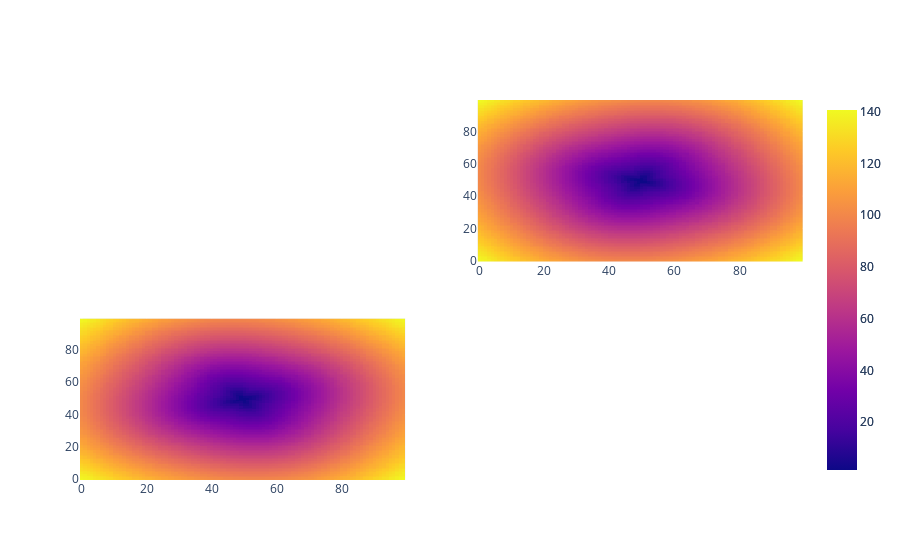

Source (notebook cell):
### Code cell
# OK, so we have a trained optimizer and a tomograph, we can now start messing with the plot function.
#

def plot(tomograph, point=None):
    if point is None:
        point = tomograph.optimizer.optimization_problem.parameter_space.random()
    print(point)
    tomograph._update_heatmaps(point, time=None)
    fig = make_subplots(rows=tomograph.num_plottable_dimensions, cols=tomograph.num_plottable_dimensions)
    
    for row, heatmap_row in enumerate(tomograph._heatmaps_grid):
        for col, heatmap in enumerate(heatmap_row):
            if row == col:
                continue
            else:
                fig.add_trace(
                    go.Heatmap(z=heatmap.values),
                    row=row+1,
                    col=col+1
                )
    fig.show()

plot(tomograph)

### Figure 1 — Plotly figure (JSON) as saved in the notebook; plotly's stock layout.template omitted (floating-point values rounded to 4 significant figures; data arrays with more than 128 entries replaced by an {"elided": "..."} marker saying what was removed)
{"data": [{"type": "heatmap", "xaxis": "x2", "yaxis": "y2", "z": {"elided": "100x100 float values"}}, {"type": "heatmap", "xaxis": "x3", "yaxis": "y3", "z": {"elided": "100x100 float values"}}], "layout": {"xaxis": {"anchor": "y", "domain": [0, 0.45]}, "xaxis2": {"anchor": "y2", "domain": [0.55, 1]}, "xaxis3": {"anchor": "y3", "domain": [0, 0.45]}, "xaxis4": {"anchor": "y4", "domain": [0.55, 1]}, "yaxis": {"anchor": "x", "domain": [0.575, 1]}, "yaxis2": {"anchor": "x2", "domain": [0.575, 1]}, "yaxis3": {"anchor": "x3", "domain": [0, 0.425]}, "yaxis4": {"anchor": "x4", "domain": [0, 0.425]}}}
